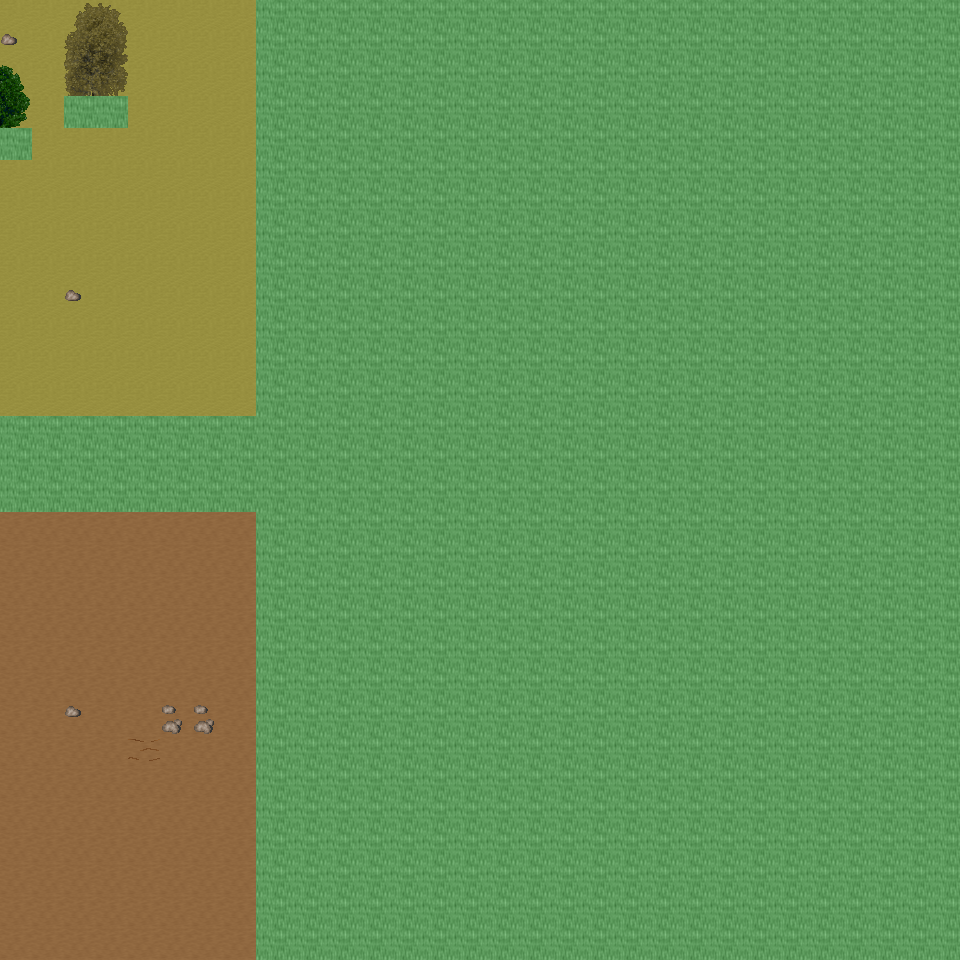

A level layout from a 2D game, rendered from its tile map. Below: a short description, then the map file with tile-grid data replaced by summaries:
An orthogonal 30x30 tile map with 32x32 px tiles, 6 tile layers (Ground, Object, Object2, Above, ...), 20 tilesets and 5 objects (5x mapchange).

<map version="1.0" orientation="orthogonal" renderorder="right-down" width="30" height="30" tilewidth="32" tileheight="32" nextobjectid="6">
  <tileset firstgid="1" name="tileset_ground_ground" tilewidth="32" tileheight="32" tilecount="33" columns="3">
    <image source="../drawable/tileset_ground_ground.png" width="96" height="352" />
  </tileset>
  <tileset firstgid="34" name="tileset_ground_water_pool" tilewidth="32" tileheight="32" tilecount="72" columns="3">
    <image source="../drawable/tileset_ground_water_pool.png" width="96" height="768" />
  </tileset>
  <tileset firstgid="106" name="tileset_ground_ridge_earth_dark" tilewidth="32" tileheight="32" tilecount="96" columns="12">
    <image source="../drawable/tileset_ground_ridge_earth_dark.png" width="384" height="256" />
  </tileset>
  <tileset firstgid="202" name="tileset_ground_ridge_earth_pale" tilewidth="32" tileheight="32" tilecount="96" columns="12">
    <image source="../drawable/tileset_ground_ridge_earth_pale.png" width="384" height="256" />
  </tileset>
  <tileset firstgid="298" name="tileset_ground_grass_edges" tilewidth="32" tileheight="32" tilecount="36" columns="12">
    <image source="../drawable/tileset_ground_grass_edges.png" width="384" height="96" />
  </tileset>
  <tileset firstgid="334" name="tileset_ground_grass_corners" tilewidth="32" tileheight="32" tilecount="24" columns="6">
    <image source="../drawable/tileset_ground_grass_corners.png" width="192" height="128" />
  </tileset>
  <tileset firstgid="358" name="tileset_ground_earth_edges" tilewidth="32" tileheight="32" tilecount="18" columns="6">
    <image source="../drawable/tileset_ground_earth_edges.png" width="192" height="96" />
  </tileset>
  <tileset firstgid="376" name="tileset_ground_rock_pebbles" tilewidth="32" tileheight="32" tilecount="3" columns="1">
    <image source="../drawable/tileset_ground_rock_pebbles.png" width="32" height="96" />
  </tileset>
  <tileset firstgid="379" name="tileset_ground_ladder_steps" tilewidth="32" tileheight="32" tilecount="6" columns="3">
    <image source="../drawable/tileset_ground_ladder_steps.png" width="96" height="64" />
  </tileset>
  <tileset firstgid="385" name="tileset_plant_grasses" tilewidth="32" tileheight="32" tilecount="6" columns="3">
    <image source="../drawable/tileset_plant_grasses.png" width="96" height="64" />
  </tileset>
  <tileset firstgid="391" name="tileset_plant_flower_daisy_red" tilewidth="32" tileheight="32" tilecount="8" columns="2">
    <image source="../drawable/tileset_plant_flower_daisy_red.png" width="64" height="128" />
  </tileset>
  <tileset firstgid="399" name="tileset_plant_flower_daisy_yellow" tilewidth="32" tileheight="32" tilecount="8" columns="2">
    <image source="../drawable/tileset_plant_flower_daisy_yellow.png" width="64" height="128" />
  </tileset>
  <tileset firstgid="407" name="tileset_plant_flower_daisy_blue" tilewidth="32" tileheight="32" tilecount="8" columns="2">
    <image source="../drawable/tileset_plant_flower_daisy_blue.png" width="64" height="128" />
  </tileset>
  <tileset firstgid="415" name="tileset_item_corpse_huge_animal" tilewidth="32" tileheight="32" tilecount="16" columns="2">
    <image source="../drawable/tileset_item_corpse_huge_animal.png" width="64" height="256" />
  </tileset>
  <tileset firstgid="431" name="tileset_item_pot_dark_barrel" tilewidth="32" tileheight="32" tilecount="2" columns="1">
    <image source="../drawable/tileset_item_pot_dark_barrel.png" width="32" height="64" />
  </tileset>
  <tileset firstgid="433" name="tileset_item_statue_green_stone" tilewidth="32" tileheight="32" tilecount="12" columns="4">
    <image source="../drawable/tileset_item_statue_green_stone.png" width="128" height="96" />
  </tileset>
  <tileset firstgid="445" name="tileset_logic_collision" tilewidth="32" tileheight="32" tilecount="1" columns="1">
    <image source="../drawable/tileset_logic_collision.png" width="32" height="32" />
  </tileset>
  <tileset firstgid="446" name="tileset_plant_tree_spruce" tilewidth="32" tileheight="32" tilecount="6" columns="2">
    <image source="../drawable/tileset_plant_tree_spruce.png" width="64" height="96" />
  </tileset>
  <tileset firstgid="452" name="tileset_plant_tree_taller_trees" tilewidth="32" tileheight="32" tilecount="32" columns="8">
    <image source="../drawable/tileset_plant_tree_taller_trees.png" width="256" height="128" />
  </tileset>
  <tileset firstgid="484" name="tileset_plant_bush_bush_mult_colored" tilewidth="32" tileheight="32" tilecount="6" columns="3">
    <image source="../drawable/tileset_plant_bush_bush_mult_colored.png" width="96" height="64" />
  </tileset>
  <layer name="Ground" width="30" height="30">
    <data>[900 cells, 900 non-empty, 2 distinct tile ids]</data>
  </layer>
  <layer name="Object" width="30" height="30">
    <data>[900 cells, 99 non-empty, 24 distinct tile ids]</data>
  </layer>
  <layer name="Object2" width="30" height="30">
    <data>[900 cells, 18 non-empty, 7 distinct tile ids]</data>
  </layer>
  <layer name="Above" width="30" height="30">
    <data>[900 cells, 8 non-empty, 8 distinct tile ids]</data>
  </layer>
  <layer name="Above2" width="30" height="30">
    <data>[900 cells, 0 non-empty, 0 distinct tile ids]</data>
  </layer>
  <layer name="Walkable" width="30" height="30">
    <data>[900 cells, 687 non-empty, 1 distinct tile ids]</data>
  </layer>
  <objectgroup name="MapEvents">
    <object id="1" name="north" type="mapchange" x="0" y="0" width="256" height="32">
      <properties>
        <property name="map" value="0_ados_mountain_n2_w2_x3_y0" />
        <property name="place" value="south" />
      </properties>
    </object>
    <object id="2" name="south" type="mapchange" x="0" y="928" width="256" height="32">
      <properties>
        <property name="map" value="0_ados_mountain_n2_w2_x3_y2" />
        <property name="place" value="north" />
      </properties>
    </object>
    <object id="3" name="west" type="mapchange" x="0" y="0" width="32" height="128">
      <properties>
        <property name="map" value="0_ados_mountain_n2_w2_x2_y1" />
        <property name="place" value="east" />
      </properties>
    </object>
    <object id="4" name="west2" type="mapchange" x="0" y="160" width="32" height="256">
      <properties>
        <property name="map" value="0_ados_mountain_n2_w2_x2_y1" />
        <property name="place" value="east2" />
      </properties>
    </object>
    <object id="5" name="west3" type="mapchange" x="0" y="512" width="32" height="448">
      <properties>
        <property name="map" value="0_ados_mountain_n2_w2_x2_y1" />
        <property name="place" value="east3" />
      </properties>
    </object>
  </objectgroup>
</map>
